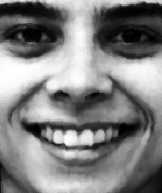
#> input picture frontal_images/72b.jpg, 162 x 193 px, found by its file name
$ python testeInvertido.py
#> lines starting #> are read from the running program, lines starting #| are printed output that depends on the picture
import cv2
import numpy as np
import matplotlib.pyplot as plt
import os

# Caminho da imagem específica (altere para o nome correto)
nome_imagem = '72b.jpg'  # exemplo
pasta = r'C:\Users\Yasmin\OneDrive\Imagens\Documentos\complexos\frontal_images'
caminho = os.path.join(pasta, nome_imagem)

# Leitura da imagem em tons de cinza
img = cv2.imread(caminho, cv2.IMREAD_GRAYSCALE)
#> img is the input picture: shape (193, 162); min 0, max 255, mean 128.7

if img is None:
    print(f"Erro ao carregar imagem: {caminho}")
else:
    # Inversão e conversão para float
    img_invertida = 255 - img
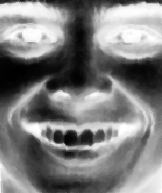
#> img_invertida: shape (193, 162); min 0, max 255, mean 126.3
    img_float = img_invertida.astype(float)

    # Plotagem lado a lado
    plt.figure(figsize=(12, 4))

    plt.subplot(1, 3, 1)
    plt.title('Original (Grayscale)')
    plt.imshow(img, cmap='gray')
    plt.axis('off')

    plt.subplot(1, 3, 2)
    plt.title('Invertida (255 - img)')
    plt.imshow(img_invertida, cmap='gray')
    plt.axis('off')

    plt.subplot(1, 3, 3)
    plt.title('Float (visualmente igual)')
    plt.imshow(img_float, cmap='gray')
    plt.axis('off')

    plt.tight_layout()
    plt.show()
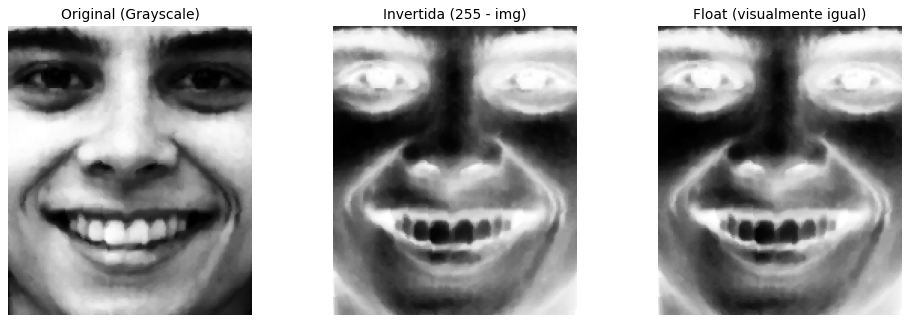
#> figure drawn by matplotlib, 3 panels

$ run again, with frontal_images/12b.jpg copied over frontal_images/72b.jpg
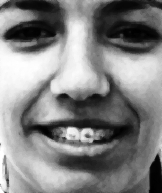
#> input picture frontal_images/12b.jpg, 162 x 193 px, found by its file name
#> img is the input picture: shape (193, 162); min 0, max 255, mean 129.4
#> `img_invertida = 255 - img`:
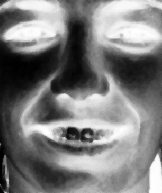
#> img_invertida: shape (193, 162); min 0, max 255, mean 125.6
#> `plt.show()`:
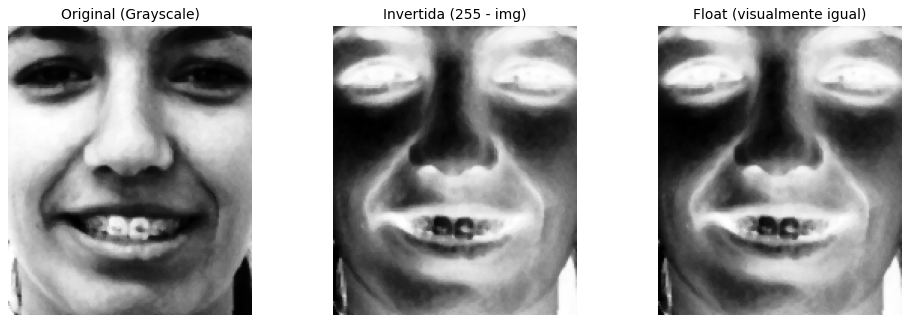
#> figure drawn by matplotlib, 3 panels

$ run again, with frontal_images/14b.jpg copied over frontal_images/72b.jpg
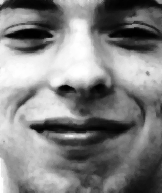
#> input picture frontal_images/14b.jpg, 162 x 193 px, found by its file name
#> img is the input picture: shape (193, 162); min 0, max 255, mean 129
#> `img_invertida = 255 - img`:
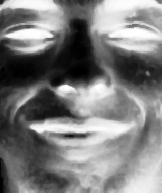
#> img_invertida: shape (193, 162); min 0, max 255, mean 126
#> `plt.show()`:
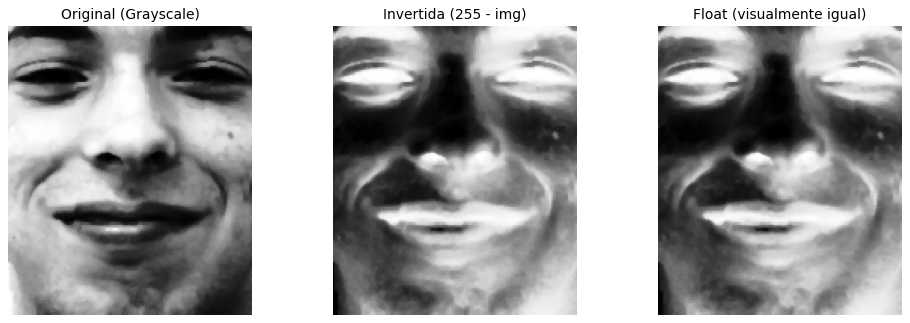
#> figure drawn by matplotlib, 3 panels

$ run again, with frontal_images/15b.jpg copied over frontal_images/72b.jpg
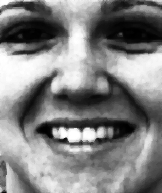
#> input picture frontal_images/15b.jpg, 162 x 193 px, found by its file name
#> img is the input picture: shape (193, 162); min 0, max 255, mean 129.4
#> `img_invertida = 255 - img`:
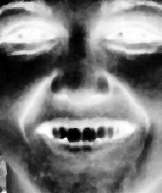
#> img_invertida: shape (193, 162); min 0, max 255, mean 125.6
#> `plt.show()`:
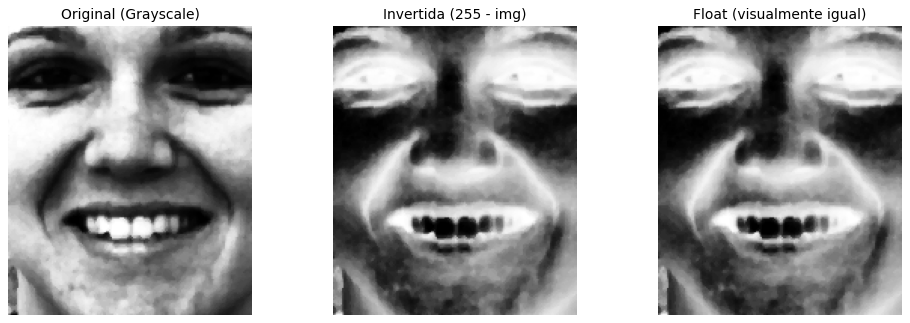
#> figure drawn by matplotlib, 3 panels
